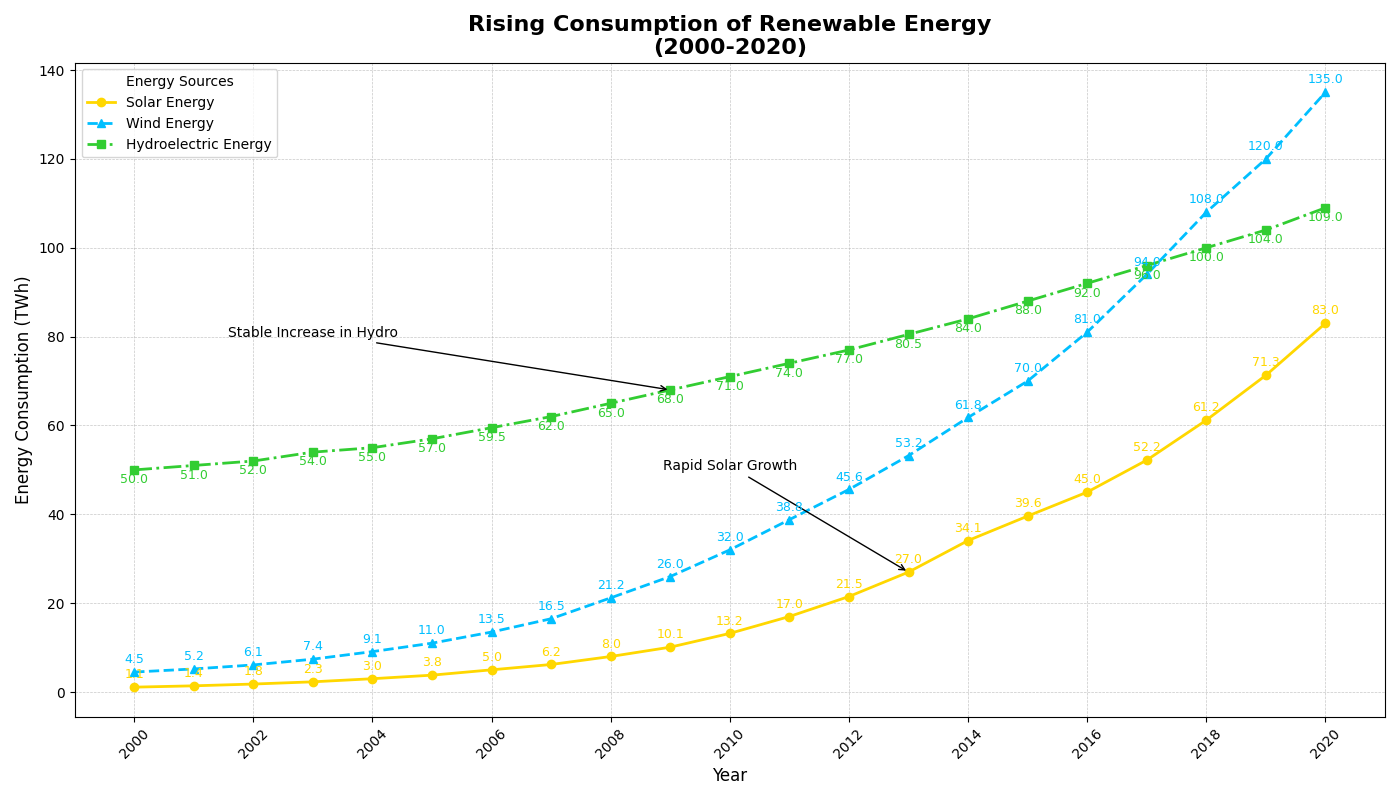

The Python source for this figure:
import matplotlib.pyplot as plt
import numpy as np

# Backstory: Tracking the Rise of Renewable Energy Consumption over Two Decades (2000-2020)
# Due to increased concerns about climate change and sustainability, countries around the world have been steadily increasing their consumption of renewable energy sources such as solar, wind, and hydroelectric power. This chart tracks the growth in consumption for these energy sources from 2000 to 2020.

# Define the years for our chart
years = np.arange(2000, 2021)

# Data: Renewable energy consumption in Terawatt-hours (TWh)
solar = [
    1.1, 1.4, 1.8, 2.3, 3.0, 3.8, 5.0, 6.2, 8.0, 10.1, 13.2, 17.0, 
    21.5, 27.0, 34.1, 39.6, 45.0, 52.2, 61.2, 71.3, 83.0
]
wind = [
    4.5, 5.2, 6.1, 7.4, 9.1, 11.0, 13.5, 16.5, 21.2, 26.0, 32.0, 
    38.8, 45.6, 53.2, 61.8, 70.0, 81.0, 94.0, 108.0, 120.0, 135.0
]
hydro = [
    50.0, 51.0, 52.0, 54.0, 55.0, 57.0, 59.5, 62.0, 65.0, 68.0, 71.0, 
    74.0, 77.0, 80.5, 84.0, 88.0, 92.0, 96.0, 100.0, 104.0, 109.0
]

# Create the plot
fig, ax = plt.subplots(figsize=(14, 8))

# Plot data for each renewable energy source
ax.plot(years, solar, label='Solar Energy', marker='o', color='#FFD700', linewidth=2, linestyle='-')
ax.plot(years, wind, label='Wind Energy', marker='^', color='#00BFFF', linewidth=2, linestyle='--')
ax.plot(years, hydro, label='Hydroelectric Energy', marker='s', color='#32CD32', linewidth=2, linestyle='-.')

# Annotate key milestones
ax.annotate('Rapid Solar Growth', xy=(2013, 27.0), xytext=(2010, 50),
            arrowprops=dict(facecolor='black', arrowstyle='->'), fontsize=10, ha='center', color='black')

ax.annotate('Stable Increase in Hydro', xy=(2009, 68.0), xytext=(2003, 80),
            arrowprops=dict(facecolor='black', arrowstyle='->'), fontsize=10, ha='center', color='black')

# Annotate each data point with its value for clarity
for i, txt in enumerate(solar):
    ax.text(years[i], solar[i] + 2, str(txt), fontsize=9, ha='center', color='#FFD700')

for i, txt in enumerate(wind):
    ax.text(years[i], wind[i] + 2, str(txt), fontsize=9, ha='center', color='#00BFFF')
    
for i, txt in enumerate(hydro):
    ax.text(years[i], hydro[i] - 3, str(txt), fontsize=9, ha='center', color='#32CD32')

# Set title and labels
ax.set_title("Rising Consumption of Renewable Energy\n(2000-2020)", fontsize=16, fontweight='bold')
ax.set_xlabel("Year", fontsize=12)
ax.set_ylabel("Energy Consumption (TWh)", fontsize=12)

# Add legend
ax.legend(title='Energy Sources', loc='upper left', fontsize=10)

# Add grid for readability
ax.grid(True, linestyle='--', linewidth=0.5, alpha=0.7)

# Rotate x-axis labels
plt.xticks(years[::2], rotation=45)

# Adjust layout
plt.tight_layout()

# Show plot
plt.show()
